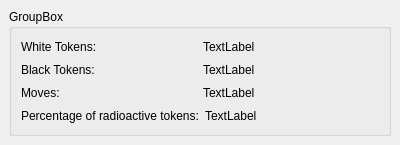
<ui version="4.0" >
 <author></author>
 <comment></comment>
 <exportmacro></exportmacro>
 <class>DecompositionForm</class>
 <widget class="QWidget" name="DecompositionForm" >
  <property name="geometry" >
   <rect>
    <x>0</x>
    <y>0</y>
    <width>400</width>
    <height>145</height>
   </rect>
  </property>
  <property name="windowTitle" >
   <string>Form</string>
  </property>
  <layout class="QVBoxLayout" >
   <property name="margin" >
    <number>9</number>
   </property>
   <property name="spacing" >
    <number>6</number>
   </property>
   <item>
    <widget class="QGroupBox" name="groupBox" >
     <property name="title" >
      <string>GroupBox</string>
     </property>
     <layout class="QVBoxLayout" >
      <property name="margin" >
       <number>9</number>
      </property>
      <property name="spacing" >
       <number>6</number>
      </property>
      <item>
       <layout class="QHBoxLayout" >
        <property name="margin" >
         <number>0</number>
        </property>
        <property name="spacing" >
         <number>6</number>
        </property>
        <item>
         <widget class="QLabel" name="label" >
          <property name="text" >
           <string>White Tokens:</string>
          </property>
         </widget>
        </item>
        <item>
         <widget class="QLabel" name="label_5" >
          <property name="text" >
           <string>TextLabel</string>
          </property>
         </widget>
        </item>
       </layout>
      </item>
      <item>
       <layout class="QHBoxLayout" >
        <property name="margin" >
         <number>0</number>
        </property>
        <property name="spacing" >
         <number>6</number>
        </property>
        <item>
         <widget class="QLabel" name="label_2" >
          <property name="text" >
           <string>Black Tokens:</string>
          </property>
         </widget>
        </item>
        <item>
         <widget class="QLabel" name="label_6" >
          <property name="text" >
           <string>TextLabel</string>
          </property>
         </widget>
        </item>
       </layout>
      </item>
      <item>
       <layout class="QHBoxLayout" >
        <property name="margin" >
         <number>0</number>
        </property>
        <property name="spacing" >
         <number>6</number>
        </property>
        <item>
         <widget class="QLabel" name="label_3" >
          <property name="text" >
           <string>Moves:</string>
          </property>
         </widget>
        </item>
        <item>
         <widget class="QLabel" name="label_7" >
          <property name="text" >
           <string>TextLabel</string>
          </property>
         </widget>
        </item>
       </layout>
      </item>
      <item>
       <layout class="QHBoxLayout" >
        <property name="margin" >
         <number>0</number>
        </property>
        <property name="spacing" >
         <number>6</number>
        </property>
        <item>
         <widget class="QLabel" name="label_4" >
          <property name="text" >
           <string>Percentage of radioactive tokens:</string>
          </property>
         </widget>
        </item>
        <item>
         <widget class="QLabel" name="label_8" >
          <property name="text" >
           <string>TextLabel</string>
          </property>
         </widget>
        </item>
       </layout>
      </item>
     </layout>
    </widget>
   </item>
  </layout>
 </widget>
 <pixmapfunction></pixmapfunction>
 <resources/>
 <connections/>
</ui>
